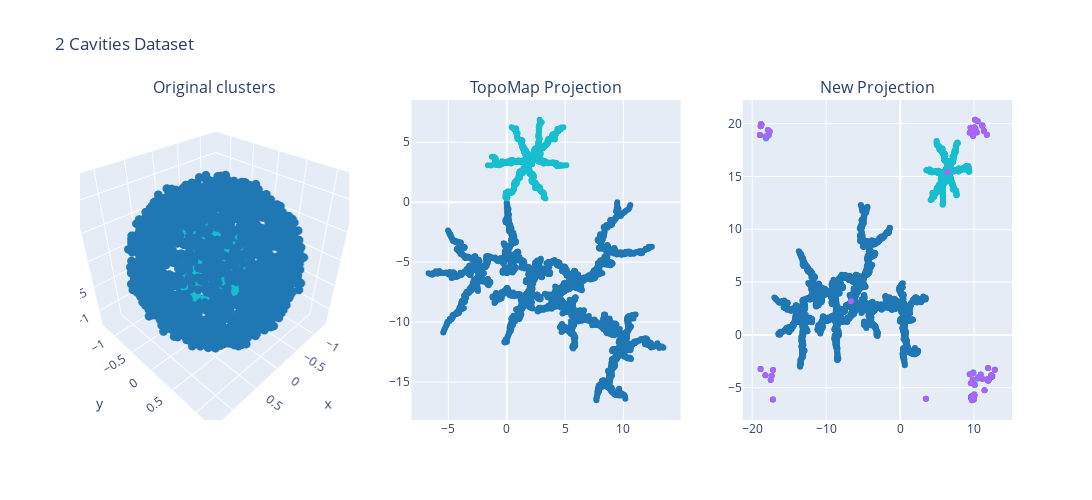

Notebook source saved alongside this figure:
### Code cell
fig = plot_data_projection_inv(df_cavities, proj_cavities, projections_inv, topocut_inv_cav.components_proj)
fig.update_layout(title_text='2 Cavities Dataset')
fig.show()

### Figure 1 — Plotly figure (JSON) as saved in the notebook; plotly's stock layout.template omitted (floating-point values rounded to 4 significant figures; data arrays with more than 128 entries replaced by an {"elided": "..."} marker saying what was removed)
{"data": [{"marker": {"color": {"elided": "4002 int values"}, "colorscale": [[0, "#1F77B4"], [0.1111, "#FF7F0E"], [0.2222, "#2CA02C"], [0.3333, "#D62728"], [0.4444, "#9467BD"], [0.5556, "#8C564B"], [0.6667, "#E377C2"], [0.7778, "#7F7F7F"], [0.8889, "#BCBD22"], [1, "#17BECF"]], "size": 3}, "mode": "markers", "scene": "scene", "type": "scatter3d", "x": {"elided": "4002 float values"}, "y": {"elided": "4002 float values"}, "z": {"elided": "4002 float values"}}, {"marker": {"color": {"elided": "4002 int values"}, "colorscale": [[0, "#1F77B4"], [0.1111, "#FF7F0E"], [0.2222, "#2CA02C"], [0.3333, "#D62728"], [0.4444, "#9467BD"], [0.5556, "#8C564B"], [0.6667, "#E377C2"], [0.7778, "#7F7F7F"], [0.8889, "#BCBD22"], [1, "#17BECF"]]}, "mode": "markers", "type": "scatter", "x": {"elided": "4002 float values"}, "xaxis": "x", "y": {"elided": "4002 float values"}, "yaxis": "y"}, {"marker": {"color": {"elided": "4002 int values"}, "colorscale": [[0, "#1F77B4"], [0.1111, "#FF7F0E"], [0.2222, "#2CA02C"], [0.3333, "#D62728"], [0.4444, "#9467BD"], [0.5556, "#8C564B"], [0.6667, "#E377C2"], [0.7778, "#7F7F7F"], [0.8889, "#BCBD22"], [1, "#17BECF"]]}, "mode": "markers", "type": "scatter", "x": {"elided": "4002 float values"}, "xaxis": "x2", "y": {"elided": "4002 float values"}, "yaxis": "y2"}, {"mode": "markers", "type": "scatter", "x": [-6.662, 12.4, 10.47, 11.32, 11.77, 11.88, 9.625, -18.85, 12.3, 9.712, -18.95, 11.88, -18.87, 11.7, -18.82, 3.474, 11.94, 11.09, 9.943, 9.995, 10.12, 12.78, 10.03, 11.39, -18.75, -18.21, -17.2, 6.402, -17.64, 9.547, 10.53, 10.36, 10.17, 10.1, 9.499, 9.801, -17.36, -17.78, 10.05, 9.85, -18.15, 9.871, 10.88, -17.5, -17.19, -17.88, 10.07, 9.394, 11.13, 9.398], "xaxis": "x2", "y": [3.184, -3.918, 20.24, 19.3, -4.204, -4.312, -5.892, 19.74, -3.812, -6.185, 18.93, -3.143, -3.232, 18.95, 19.94, -6.05, -4.281, 19.81, -6.105, -5.64, 20.37, -3.299, -5.732, -5.244, 19.92, -3.827, -6.103, 15.42, 19.25, -4.57, -4.058, 19.16, 19.46, 19.16, 19.61, -4.224, -3.86, 18.91, 19.65, 18.84, 18.69, -3.594, -3.738, -4.272, -3.323, 19.39, -4.697, 19.15, -4.173, -3.733], "yaxis": "y2"}], "layout": {"annotations": [{"font": {"size": 16}, "showarrow": false, "text": "Original clusters", "x": 0.1444, "xanchor": "center", "xref": "paper", "y": 1, "yanchor": "bottom", "yref": "paper"}, {"font": {"size": 16}, "showarrow": false, "text": "TopoMap Projection", "x": 0.5, "xanchor": "center", "xref": "paper", "y": 1, "yanchor": "bottom", "yref": "paper"}, {"font": {"size": 16}, "showarrow": false, "text": "New Projection", "x": 0.8556, "xanchor": "center", "xref": "paper", "y": 1, "yanchor": "bottom", "yref": "paper"}], "height": 500, "scene": {"domain": {"x": [0, 0.2889], "y": [0, 1]}}, "showlegend": false, "title": {"text": "2 Cavities Dataset"}, "width": 1200, "xaxis": {"anchor": "y", "domain": [0.3556, 0.6444]}, "xaxis2": {"anchor": "y2", "domain": [0.7111, 1]}, "yaxis": {"anchor": "x", "domain": [0, 1]}, "yaxis2": {"anchor": "x2", "domain": [0, 1]}}}
